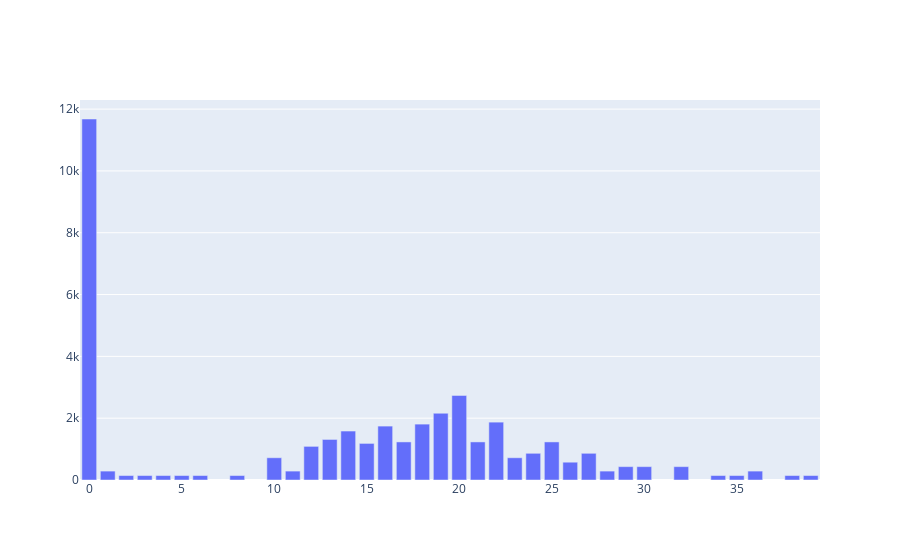

This figure's notebook cell:
### Code cell
# day_id数量图
day_id = data_csv['day_id'].value_counts()
trace3 = go.Bar(
    x=list(day_id.index),
    y=list(day_id.values),
)
layout = go.Layout(
    barmode='stack'
)
fig = go.Figure(data=trace3, layout=layout)
fig.show()

### Figure 1 — Plotly figure (JSON) as saved in the notebook; plotly's stock layout.template omitted (floating-point values rounded to 4 significant figures)
{"data": [{"type": "bar", "x": [0, 20, 19, 22, 18, 16, 14, 13, 25, 21, 17, 15, 12, 27, 24, 10, 23, 26, 32, 30, 29, 1, 11, 36, 28, 6, 8, 34, 35, 39, 38, 5, 2, 3, 4], "y": [11680, 2736, 2160, 1872, 1808, 1744, 1584, 1312, 1232, 1232, 1232, 1184, 1088, 864, 864, 720, 720, 576, 432, 432, 432, 288, 288, 288, 288, 144, 144, 144, 144, 144, 144, 144, 144, 144, 144]}], "layout": {"barmode": "stack"}}
